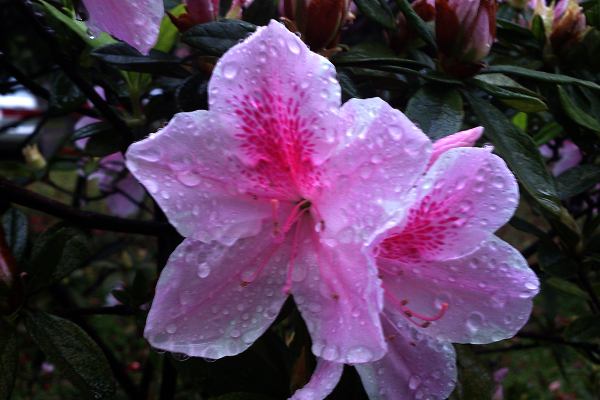
#> input picture example/flower.bmp, 600 x 400 px
$ python moisac.py
#> lines starting #> are read from the running program, lines starting #| are printed output that depends on the picture
import matplotlib.pyplot as plt
import matplotlib.image as mpimg
import numpy as np

img = mpimg.imread('flower.bmp')     # open image
#> img is the input picture: shape (400, 600, 3); mean R, G, B 80.2, 57.2, 83.1
# img would be a numpy array

h,w,c = img.shape # (height,width,color)
#> h = 400; w = 600; c = 3


result = img.copy() # new array for moisac

for i in range(0,h,10):
    for j in range(0,w,10):
        result[i:i+10,j:j+10] = img[i+5,j+5]
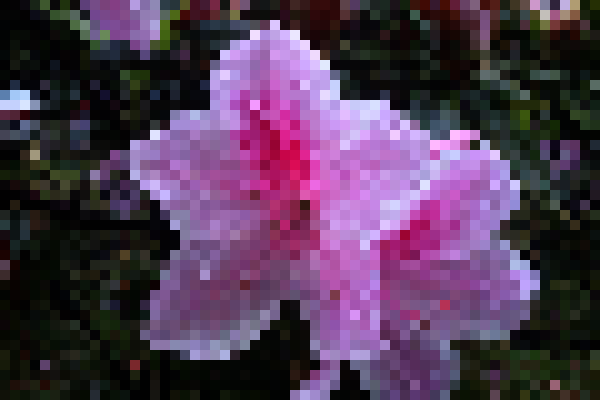
#> result: shape (400, 600, 3); mean R, G, B 80.1, 57.3, 83.1

plt.imshow(result)
plt.axis('off')
plt.show()

$ run again, with example/1.jpeg saved as example/flower.bmp
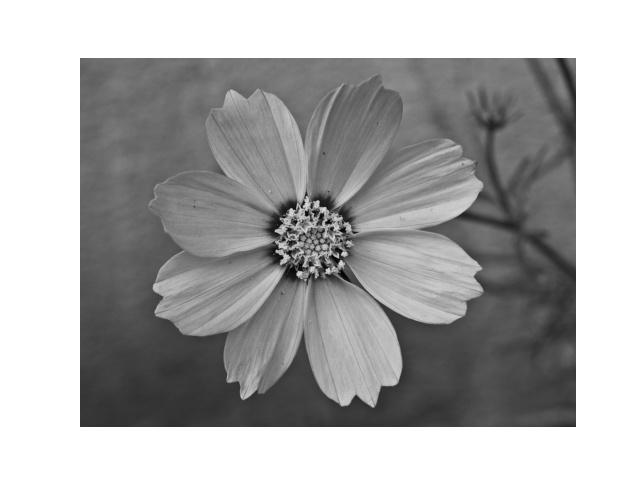
#> input picture example/1.jpeg, 640 x 480 px
#> img is the input picture: shape (480, 640, 3); min 0, max 255, mean 168.5
#> after the loop `for i in range(0,h,10):`:
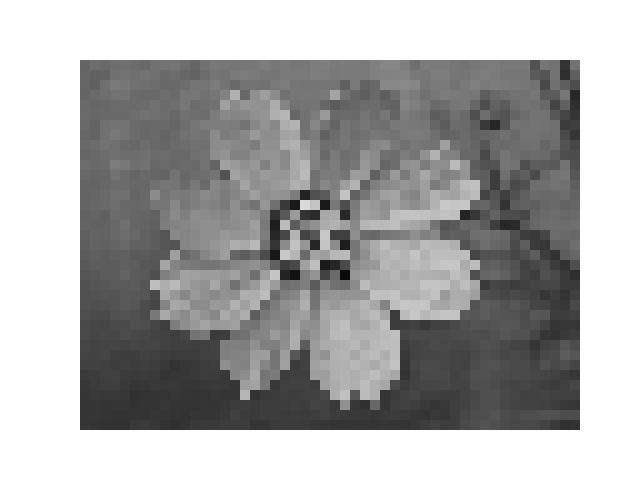
#> result: shape (480, 640, 3); min 10, max 255, mean 167.3

$ run again, with example/2.jpeg saved as example/flower.bmp
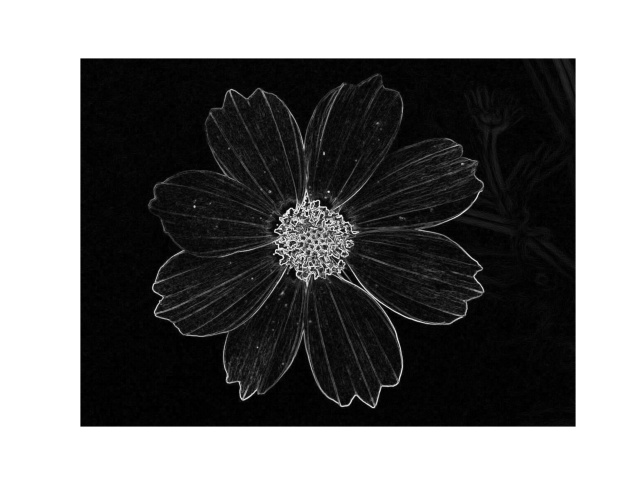
#> input picture example/2.jpeg, 640 x 480 px
#> img is the input picture: shape (480, 640, 3); min 0, max 255, mean 113.9
#> after the loop `for i in range(0,h,10):`:
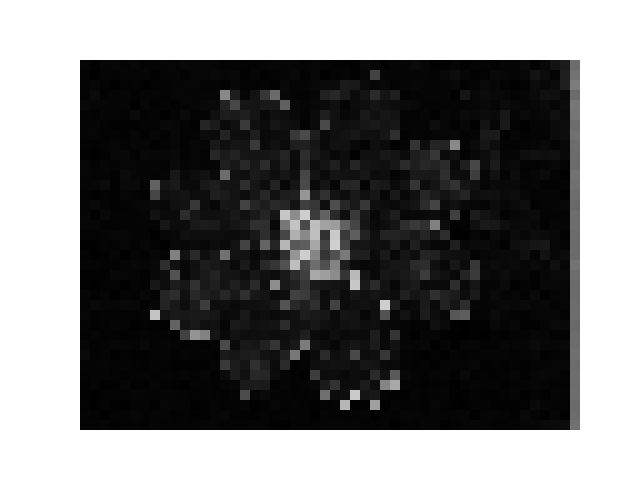
#> result: shape (480, 640, 3); min 0, max 255, mean 113

$ run again, with example/moisac.jpeg saved as example/flower.bmp
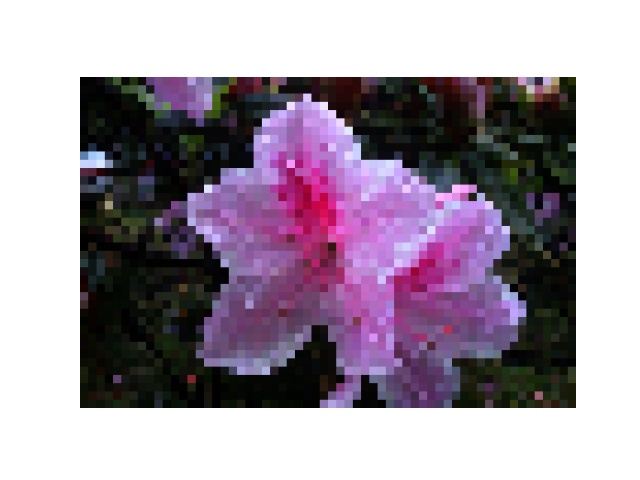
#> input picture example/moisac.jpeg, 640 x 480 px
#> img is the input picture: shape (480, 640, 3); mean R, G, B 161.4, 149.2, 163
#> after the loop `for i in range(0,h,10):`:
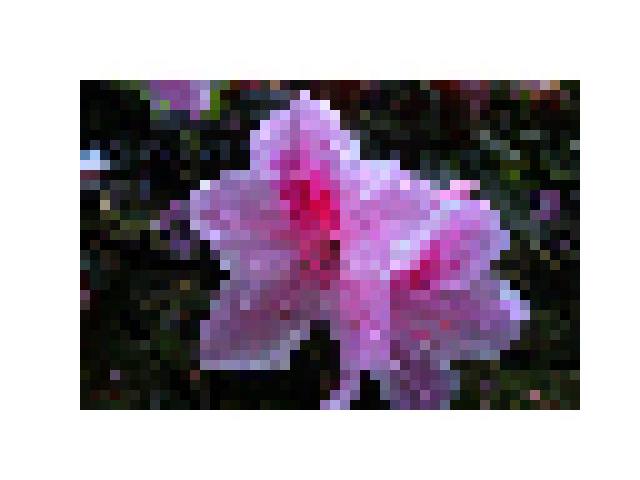
#> result: shape (480, 640, 3); mean R, G, B 160.2, 148.2, 161.8
